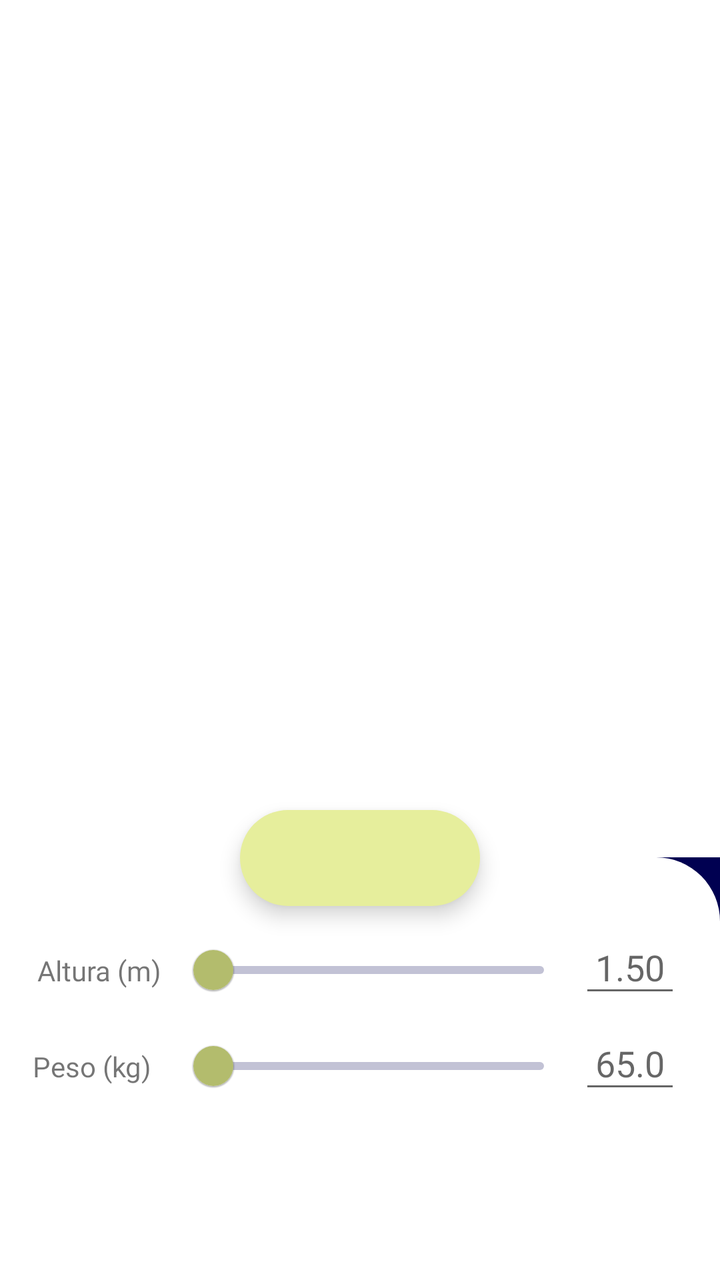
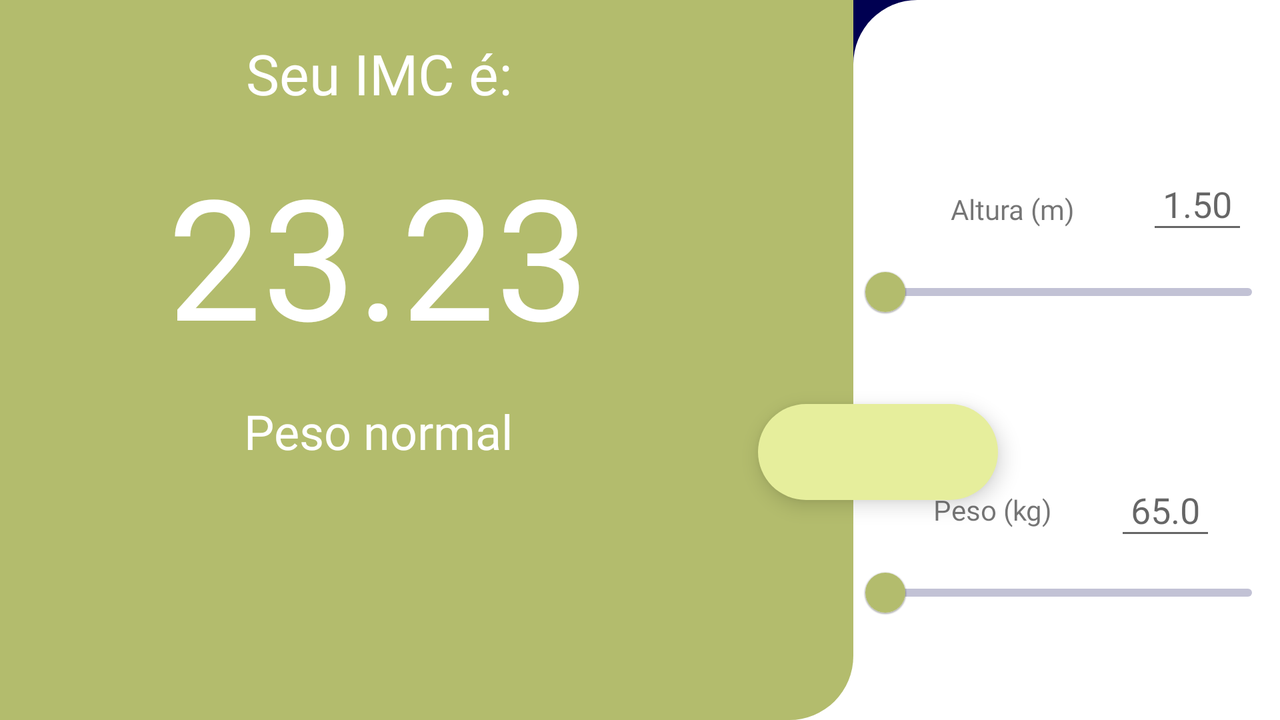

Compare how this app lays out the same screen by default and in its alternative resource folder. The renders come first, then the two layout files and the values they reference.
<!-- AndroidManifest.xml: application theme Theme.Imc -->
<!-- res/layout/activity_main.xml -->
<?xml version="1.0" encoding="utf-8"?>
<androidx.constraintlayout.widget.ConstraintLayout xmlns:android="http://schemas.android.com/apk/res/android"
    xmlns:app="http://schemas.android.com/apk/res-auto"
    xmlns:tools="http://schemas.android.com/tools"
    android:id="@+id/relativeLayout"
    android:layout_width="match_parent"
    android:layout_height="match_parent"
    android:background="@color/indigo_dark">


    <androidx.constraintlayout.widget.Guideline
        android:id="@+id/main_guide_vert_center"
        android:layout_width="wrap_content"
        android:layout_height="wrap_content"
        android:orientation="vertical"
        app:layout_constraintGuide_percent="0.5" />

    <androidx.constraintlayout.widget.Guideline
        android:id="@+id/main_guide_vert_two_thirds"
        android:layout_width="wrap_content"
        android:layout_height="wrap_content"
        android:orientation="vertical"
        app:layout_constraintGuide_percent="0.66667" />

    <androidx.constraintlayout.widget.Guideline
        android:id="@+id/main_guide_vert_third"
        android:layout_width="wrap_content"
        android:layout_height="wrap_content"
        android:orientation="vertical"
        app:layout_constraintGuide_percent="0.33333" />

    <androidx.constraintlayout.widget.Guideline
        android:id="@+id/main_guide_vert_quarter"
        android:layout_width="wrap_content"
        android:layout_height="wrap_content"
        android:orientation="vertical"
        app:layout_constraintGuide_percent="0.225" />

    <androidx.constraintlayout.widget.Guideline
        android:id="@+id/main_guide_vert_three_quarter"
        android:layout_width="wrap_content"
        android:layout_height="wrap_content"
        android:orientation="vertical"
        app:layout_constraintGuide_percent="0.80" />

    <androidx.constraintlayout.widget.Guideline
        android:id="@+id/main_guide_hor_top"
        android:layout_width="wrap_content"
        android:layout_height="wrap_content"
        android:orientation="horizontal"
        app:layout_constraintGuide_percent="0.083333" />

    <androidx.constraintlayout.widget.Guideline
        android:id="@+id/main_guide_hor_bottom_third"
        android:layout_width="wrap_content"
        android:layout_height="wrap_content"
        android:orientation="horizontal"
        app:layout_constraintGuide_percent="0.67" />

    <androidx.constraintlayout.widget.Guideline
        android:id="@+id/main_guide_hor_bottom_third2"
        android:layout_width="wrap_content"
        android:layout_height="wrap_content"
        android:orientation="horizontal"
        app:layout_constraintGuide_percent="0.79" />

    <androidx.constraintlayout.widget.Guideline
        android:id="@+id/main_guide_hor_bottom_third3"
        android:layout_width="wrap_content"
        android:layout_height="wrap_content"
        android:orientation="horizontal"
        app:layout_constraintGuide_percent="0.55" />

    <ImageView
        android:id="@+id/main_inferior"
        android:layout_width="0dp"
        android:layout_height="0dp"
        app:layout_constraintBottom_toBottomOf="parent"
        app:layout_constraintEnd_toEndOf="parent"
        app:layout_constraintStart_toStartOf="parent"
        app:layout_constraintTop_toTopOf="@+id/main_guide_hor_bottom_third"
        app:srcCompat="@drawable/banda_inferior" />

    <ImageView
        android:id="@+id/main_canto"
        android:layout_width="32dp"
        android:layout_height="32dp"
        android:background="@color/design_default_color_background"
        android:src="@drawable/rectangle"
        app:layout_constraintBottom_toTopOf="@id/main_guide_hor_bottom_third"
        app:layout_constraintStart_toStartOf="parent" />

    <androidx.appcompat.widget.AppCompatImageView
        android:id="@+id/main_resultado"
        android:layout_width="0dp"
        android:layout_height="0dp"
        app:layout_constraintBottom_toTopOf="@+id/main_guide_hor_bottom_third"
        app:layout_constraintEnd_toEndOf="parent"
        app:layout_constraintHorizontal_bias="0.0"
        app:layout_constraintStart_toStartOf="parent"
        app:layout_constraintTop_toTopOf="parent"
        app:layout_constraintVertical_bias="0.0"
        app:srcCompat="@drawable/area_resultado" />


    <com.google.android.material.floatingactionbutton.ExtendedFloatingActionButton
        android:id="@+id/main_calcular_btn"
        android:layout_width="wrap_content"
        android:layout_height="wrap_content"
        app:collapsedSize="96dp"
        app:icon="@drawable/ic_baseline_play_arrow_24"
        app:iconSize="64sp"
        app:iconTint="#404050"
        app:layout_constraintBottom_toTopOf="@+id/main_guide_hor_bottom_third2"
        app:layout_constraintEnd_toEndOf="@id/main_guide_vert_two_thirds"
        app:layout_constraintStart_toStartOf="@id/main_guide_vert_third"
        app:layout_constraintTop_toTopOf="@+id/main_guide_hor_bottom_third3" />

    
    <com.google.android.material.slider.Slider
        android:id="@+id/main_altura_sld"
        android:layout_width="0dp"
        android:layout_height="wrap_content"
        android:layout_marginTop="8dp"
        android:valueFrom="1.0"
        android:valueTo="2.40"
        app:layout_constraintEnd_toStartOf="@+id/main_guide_vert_three_quarter"
        app:layout_constraintStart_toEndOf="@id/main_rotulo_altura"
        app:layout_constraintTop_toBottomOf="@+id/main_calcular_btn"
        app:thumbColor="@color/lime_dark" />

    <TextView
        android:id="@+id/main_rotulo_altura"
        android:layout_width="wrap_content"
        android:layout_height="wrap_content"
        android:text="Altura (m)"
        app:layout_constraintBottom_toBottomOf="@id/main_altura_sld"
        app:layout_constraintEnd_toStartOf="@id/main_altura_sld"
        app:layout_constraintStart_toStartOf="parent"
        app:layout_constraintTop_toBottomOf="@id/main_calcular_btn"
        app:layout_constraintTop_toTopOf="@id/main_altura_sld"
        style="@style/rotulos_campos" />

    <EditText
        android:id="@+id/main_altura_edt"
        android:layout_width="wrap_content"
        android:layout_height="wrap_content"
        app:layout_constraintBaseline_toBaselineOf="@id/main_rotulo_altura"
        app:layout_constraintEnd_toEndOf="parent"
        app:layout_constraintStart_toEndOf="@id/main_altura_sld"
        app:layout_constraintTop_toTopOf="@id/main_altura_sld"
        android:hint="1.50"
        style="@style/edt_campo" />


    

    <TextView
        android:id="@+id/main_rotulo_peso"
        style="@style/rotulos_campos"
        android:layout_width="wrap_content"
        android:layout_height="wrap_content"
        android:layout_marginEnd="7dp"
        android:text="Peso (kg)"
        app:layout_constraintBottom_toBottomOf="@id/main_peso_sld"
        app:layout_constraintEnd_toStartOf="@+id/main_peso_sld"
        app:layout_constraintStart_toStartOf="parent"
        app:layout_constraintTop_toBottomOf="@id/main_altura_sld" />

    <EditText
        android:id="@+id/main_peso_edt"
        android:layout_width="wrap_content"
        android:layout_height="wrap_content"
        app:layout_constraintBaseline_toBaselineOf="@id/main_rotulo_peso"
        app:layout_constraintEnd_toEndOf="parent"
        app:layout_constraintStart_toEndOf="@id/main_altura_sld"
        android:hint="65.0"
        android:textAlignment="viewStart"
        style="@style/edt_campo"
        />

    <com.google.android.material.slider.Slider
        android:id="@+id/main_peso_sld"
        android:layout_width="0dp"
        android:layout_height="wrap_content"
        android:valueFrom="30.0"
        android:valueTo="200.0"
        app:values="@array/valores_iniciais_altura_sld"
        app:layout_constraintEnd_toEndOf="@id/main_altura_sld"
        app:layout_constraintStart_toStartOf="@+id/main_altura_sld"
        app:layout_constraintTop_toBottomOf="@+id/main_altura_sld"
        app:thumbColor="@color/lime_dark" />

    <include
        android:id="@+id/main_include"
        layout="@layout/resultado"
        app:layout_constraintTop_toTopOf="@id/main_guide_hor_top"
        app:layout_constraintBottom_toBottomOf="@id/main_calcular_btn"
        app:layout_constraintStart_toStartOf="parent"
        app:layout_constraintEnd_toEndOf="parent"
        />


</androidx.constraintlayout.widget.ConstraintLayout>
<!-- res/layout/resultado.xml (included above) -->
<?xml version="1.0" encoding="utf-8"?>
<LinearLayout xmlns:android="http://schemas.android.com/apk/res/android"
    android:layout_width="match_parent"
    android:layout_height="match_parent"
    android:layout_gravity="center"
    android:orientation="vertical">

    <TextView
        android:text="Seu IMC é:"
        style="@style/resultado_texto" />

    <TextView
        android:id="@+id/resultado_imc"
        android:layout_width="wrap_content"
        android:layout_height="wrap_content"
        android:layout_gravity="center"
        android:layout_margin="8dp"
        android:fontFamily="@font/lato_light_italic"
        android:text="23.23"
        android:textColor="@color/white"
        android:textSize="84sp" />
    <TextView
        android:id="@+id/resultado_classificacao"
        android:text="Peso normal"
        android:textSize="24sp"
        style="@style/resultado_texto"/>


</LinearLayout>
<!-- resources referenced by this layout -->
<resources>
  <array name="valores_iniciais_altura_sld">
          <item>1.65</item>
      </array>
  <color name="indigo_dark">#FF000051</color>
  <color name="lime_dark">#FFB3BC6D</color>
  <color name="white">#FFFFFFFF</color>
  <!-- drawable area_resultado (drawable) -->
  <?xml version="1.0" encoding="utf-8"?>
  <selector xmlns:android="http://schemas.android.com/apk/res/android">
  <item>
      <shape android:shape="rectangle">
          <corners android:bottomLeftRadius="32dp"/>
          <solid android:color="@color/white"/>
      </shape>
  </item>
  </selector>
  <!-- drawable banda_inferior (drawable) -->
  <?xml version="1.0" encoding="utf-8"?>
  <selector xmlns:android="http://schemas.android.com/apk/res/android">
  <item>
      <shape android:shape="rectangle">
          <solid android:color="@color/design_default_color_background"/>
          <corners android:topRightRadius="32dp"/>
      </shape>
  </item>
  </selector>
  <!-- drawable rectangle (drawable) -->
  <?xml version="1.0" encoding="utf-8"?>
  <selector xmlns:android="http://schemas.android.com/apk/res/android">
  <item>
      <shape android:shape="rectangle">
          <solid android:color="@color/design_default_color_background"/>
      </shape>
  </item>
  </selector>
  <style name="edt_campo">
          <item name="android:padding">8dp</item>
          <item name="android:layout_marginEnd">16dp</item>
          <item name="android:fontFamily">@font/lato</item>
          <item name="android:inputType">numberDecimal</item>
      </style>
  <style name="resultado_texto">
          <item name="android:layout_width">wrap_content</item>
          <item name="android:layout_height">wrap_content</item>
          <item name="android:layout_gravity">center</item>
          <item name="android:padding">8dp</item>
          <item name="android:textSize">28sp</item>
          <item name="android:fontFamily">@font/lato</item>
          <item name="android:textColor">@color/white</item>
      </style>
  <style name="rotulos_campos">
          <item name="android:textAlignment">textEnd</item>
          <item name="android:fontFamily">@font/lato_bold</item>
          <item name="android:padding">8dp</item>
          <item name="android:layout_marginStart">8dp</item>
      </style>
  <style name="Theme.Imc" parent="Theme.MaterialComponents.DayNight.DarkActionBar">
          
          <item name="colorPrimary">@color/indigo_dark</item>
          <item name="colorPrimaryVariant">@color/indigo_900</item>
          <item name="colorOnPrimary">@color/white</item>
          
          <item name="colorSecondary">@color/lime_200</item>
          <item name="colorSecondaryVariant">@color/lime_dark</item>
          <item name="colorOnSecondary">@color/black</item>
          
          <item name="android:statusBarColor" tools:targetApi="l">?attr/colorPrimaryVariant</item>
          
      </style>
  <color name="indigo_900">#FF1A237E</color>
  <color name="lime_200">#FFE6EE9C</color>
  <color name="black">#FF000000</color>
</resources>
<!-- res/layout-land/activity_main.xml (the repository's variant of the layout above) -->
<!-- drawn on the phone turned sideways -->
<?xml version="1.0" encoding="utf-8"?>
<androidx.constraintlayout.widget.ConstraintLayout xmlns:android="http://schemas.android.com/apk/res/android"
    xmlns:app="http://schemas.android.com/apk/res-auto"
    xmlns:tools="http://schemas.android.com/tools"
    android:id="@+id/relativeLayout"
    android:layout_width="match_parent"
    android:layout_height="match_parent"
    android:background="@color/indigo_dark">


    <androidx.constraintlayout.widget.Guideline
        android:id="@+id/main_guide_vert_center"
        android:layout_width="wrap_content"
        android:layout_height="wrap_content"
        android:orientation="vertical"
        app:layout_constraintGuide_percent="0.5" />

    <androidx.constraintlayout.widget.Guideline
        android:id="@+id/main_guide_vert_two_thirds"
        android:layout_width="wrap_content"
        android:layout_height="wrap_content"
        android:orientation="vertical"
        app:layout_constraintGuide_percent="0.66667" />

    <androidx.constraintlayout.widget.Guideline
        android:id="@+id/main_guide_vert_third"
        android:layout_width="wrap_content"
        android:layout_height="wrap_content"
        android:orientation="vertical"
        app:layout_constraintGuide_percent="0.33333" />

    <androidx.constraintlayout.widget.Guideline
        android:id="@+id/main_guide_vert_quarter"
        android:layout_width="wrap_content"
        android:layout_height="wrap_content"
        android:orientation="vertical"
        app:layout_constraintGuide_percent="0.225" />

    <androidx.constraintlayout.widget.Guideline
        android:id="@+id/main_guide_vert_three_quarter"
        android:layout_width="wrap_content"
        android:layout_height="wrap_content"
        android:orientation="vertical"
        app:layout_constraintGuide_percent="0.80" />

    <androidx.constraintlayout.widget.Guideline
        android:id="@+id/main_guide_hor_top"
        android:layout_width="wrap_content"
        android:layout_height="wrap_content"
        android:orientation="horizontal"
        app:layout_constraintGuide_end="350dp" />

    <androidx.constraintlayout.widget.Guideline
        android:id="@+id/main_guide_hor_bottom_third"
        android:layout_width="wrap_content"
        android:layout_height="wrap_content"
        android:orientation="horizontal"
        app:layout_constraintGuide_end="135dp" />

    <androidx.constraintlayout.widget.Guideline
        android:id="@+id/main_guide_hor_bottom_third2"
        android:layout_width="wrap_content"
        android:layout_height="wrap_content"
        android:orientation="horizontal"
        app:layout_constraintGuide_percent="0.79" />

    <androidx.constraintlayout.widget.Guideline
        android:id="@+id/main_guide_hor_bottom_third3"
        android:layout_width="wrap_content"
        android:layout_height="wrap_content"
        android:orientation="horizontal"
        app:layout_constraintGuide_begin="226dp" />

    <ImageView
        android:id="@+id/main_inferior"
        android:layout_width="0dp"
        android:layout_height="0dp"
        app:layout_constraintBottom_toBottomOf="@+id/main_resultado"
        app:layout_constraintEnd_toEndOf="parent"
        app:layout_constraintStart_toStartOf="@+id/main_guide_vert_two_thirds"
        app:layout_constraintTop_toTopOf="parent"
        app:srcCompat="@drawable/banda_inferior_land" />


    <ImageView
        android:id="@+id/main_canto"
        android:layout_width="32dp"
        android:layout_height="32dp"
        android:background="@color/design_default_color_background"
        android:src="@drawable/rectangle"
        app:layout_constraintBottom_toBottomOf="parent"
        app:layout_constraintEnd_toStartOf="@+id/main_guide_vert_two_thirds" />

    <androidx.appcompat.widget.AppCompatImageView
        android:id="@+id/main_resultado"
        android:layout_width="0dp"
        android:layout_height="0dp"
        android:tint="@color/lime_dark"
        app:layout_constraintBottom_toBottomOf="parent"
        app:layout_constraintEnd_toStartOf="@+id/main_guide_vert_two_thirds"
        app:layout_constraintHorizontal_bias="0.0"
        app:layout_constraintStart_toStartOf="parent"
        app:layout_constraintTop_toTopOf="parent"
        app:layout_constraintVertical_bias="0.0"
        app:srcCompat="@drawable/area_resultado_land" />

    <com.google.android.material.floatingactionbutton.ExtendedFloatingActionButton
        android:id="@+id/main_calcular_btn"
        android:layout_width="wrap_content"
        android:layout_height="wrap_content"
        android:layout_marginStart="366dp"
        app:collapsedSize="96dp"
        app:icon="@drawable/ic_baseline_play_arrow_24"
        app:iconSize="64sp"
        app:iconTint="#404050"
        app:layout_constraintBottom_toTopOf="@+id/main_guide_hor_bottom_third3"
        app:layout_constraintEnd_toStartOf="@+id/main_guide_vert_three_quarter"
        app:layout_constraintStart_toStartOf="@+id/main_resultado"
        app:layout_constraintTop_toTopOf="@+id/main_guide_hor_bottom_third3" />

    

    <EditText
        android:id="@+id/main_altura_edt"
        style="@style/edt_campo"
        android:layout_width="wrap_content"
        android:layout_height="wrap_content"
        android:hint="1.50"
        app:layout_constraintBottom_toTopOf="@+id/main_altura_sld"
        app:layout_constraintEnd_toEndOf="parent" />


    

    <TextView
        android:id="@+id/main_rotulo_peso"
        style="@style/rotulos_campos"
        android:layout_width="wrap_content"
        android:layout_height="wrap_content"
        android:text="Peso (kg)"
        app:layout_constraintBottom_toTopOf="@+id/main_guide_hor_bottom_third2"
        app:layout_constraintEnd_toStartOf="@+id/main_peso_edt"
        app:layout_constraintStart_toStartOf="@+id/main_guide_vert_two_thirds"
        app:layout_constraintTop_toTopOf="@+id/main_guide_hor_bottom_third" />

    <EditText
        android:id="@+id/main_peso_edt"
        style="@style/edt_campo"
        android:layout_width="wrap_content"
        android:layout_height="wrap_content"
        android:hint="65.0"
        android:textAlignment="viewStart"
        app:layout_constraintBottom_toTopOf="@+id/main_guide_hor_bottom_third2"
        app:layout_constraintEnd_toEndOf="@+id/main_altura_edt"
        app:layout_constraintTop_toTopOf="@+id/main_guide_hor_bottom_third" />

    <com.google.android.material.slider.Slider
        android:id="@+id/main_peso_sld"
        android:layout_width="0dp"
        android:layout_height="wrap_content"
        android:valueFrom="30.0"
        android:valueTo="200.0"
        app:layout_constraintEnd_toEndOf="@id/main_altura_sld"
        app:layout_constraintHorizontal_bias="0.0"
        app:layout_constraintStart_toStartOf="@+id/main_altura_sld"
        app:layout_constraintTop_toBottomOf="@+id/main_rotulo_peso"
        app:thumbColor="@color/lime_dark"
        app:values="@array/valores_iniciais_altura_sld" />

    <com.google.android.material.slider.Slider
        android:id="@+id/main_altura_sld"
        android:layout_width="0dp"
        android:layout_height="wrap_content"
        android:layout_marginBottom="32dp"
        android:valueFrom="1.0"
        android:valueTo="2.40"
        app:layout_constraintBottom_toTopOf="@+id/main_calcular_btn"
        app:layout_constraintEnd_toEndOf="parent"
        app:layout_constraintHorizontal_bias="0.0"
        app:layout_constraintStart_toStartOf="@+id/main_guide_vert_two_thirds"
        app:thumbColor="@color/lime_dark" />

    <TextView
        android:id="@+id/main_rotulo_altura"
        style="@style/rotulos_campos"
        android:layout_width="wrap_content"
        android:layout_height="wrap_content"
        android:text="Altura (m)"
        app:layout_constraintBottom_toTopOf="@+id/main_altura_sld"
        app:layout_constraintEnd_toStartOf="@+id/main_altura_edt"
        app:layout_constraintHorizontal_bias="0.535"
        app:layout_constraintStart_toStartOf="@+id/main_guide_vert_two_thirds" />

    <include
        android:id="@+id/main_include"
        layout="@layout/resultado"
        android:layout_width="0dp"
        android:layout_height="0dp"
        app:layout_constraintTop_toTopOf="@id/main_guide_hor_top"
        app:layout_constraintStart_toStartOf="parent"
        app:layout_constraintBottom_toBottomOf="@+id/main_resultado"
        app:layout_constraintEnd_toStartOf="@+id/main_calcular_btn" />


</androidx.constraintlayout.widget.ConstraintLayout>
<!-- resources referenced by the variant -->
<!-- as the phone turned sideways resolves them -->
<resources>
  <array name="valores_iniciais_altura_sld">
          <item>1.65</item>
      </array>
  <color name="indigo_dark">#FF000051</color>
  <color name="lime_dark">#FFB3BC6D</color>
  <color name="white">#FFFFFFFF</color>
  <!-- drawable area_resultado_land (drawable) -->
  <?xml version="1.0" encoding="utf-8"?>
  <selector xmlns:android="http://schemas.android.com/apk/res/android">
  <item>
      <shape android:shape="rectangle">
          <corners android:bottomRightRadius="32dp"/>
          <solid android:color="@color/white"/>
      </shape>
  </item>
  </selector>
  <!-- drawable banda_inferior_land (drawable) -->
  <?xml version="1.0" encoding="utf-8"?>
  <selector xmlns:android="http://schemas.android.com/apk/res/android">
  <item>
      <shape android:shape="rectangle">
          <solid android:color="@color/design_default_color_background"/>
          <corners android:topLeftRadius="32dp"/>
      </shape>
  </item>
  </selector>
  <!-- drawable rectangle (drawable) -->
  <?xml version="1.0" encoding="utf-8"?>
  <selector xmlns:android="http://schemas.android.com/apk/res/android">
  <item>
      <shape android:shape="rectangle">
          <solid android:color="@color/design_default_color_background"/>
      </shape>
  </item>
  </selector>
  <style name="edt_campo">
          <item name="android:padding">8dp</item>
          <item name="android:layout_marginEnd">16dp</item>
          <item name="android:fontFamily">@font/lato</item>
          <item name="android:inputType">numberDecimal</item>
      </style>
  <style name="resultado_texto">
          <item name="android:layout_width">wrap_content</item>
          <item name="android:layout_height">wrap_content</item>
          <item name="android:layout_gravity">center</item>
          <item name="android:padding">8dp</item>
          <item name="android:textSize">28sp</item>
          <item name="android:fontFamily">@font/lato</item>
          <item name="android:textColor">@color/white</item>
      </style>
  <style name="rotulos_campos">
          <item name="android:textAlignment">textEnd</item>
          <item name="android:fontFamily">@font/lato_bold</item>
          <item name="android:padding">8dp</item>
          <item name="android:layout_marginStart">8dp</item>
      </style>
  <style name="Theme.Imc" parent="Theme.MaterialComponents.DayNight.DarkActionBar">
          
          <item name="colorPrimary">@color/indigo_dark</item>
          <item name="colorPrimaryVariant">@color/indigo_900</item>
          <item name="colorOnPrimary">@color/white</item>
          
          <item name="colorSecondary">@color/lime_200</item>
          <item name="colorSecondaryVariant">@color/lime_dark</item>
          <item name="colorOnSecondary">@color/black</item>
          
          <item name="android:statusBarColor" tools:targetApi="l">?attr/colorPrimaryVariant</item>
          
      </style>
  <color name="indigo_900">#FF1A237E</color>
  <color name="lime_200">#FFE6EE9C</color>
  <color name="black">#FF000000</color>
</resources>
